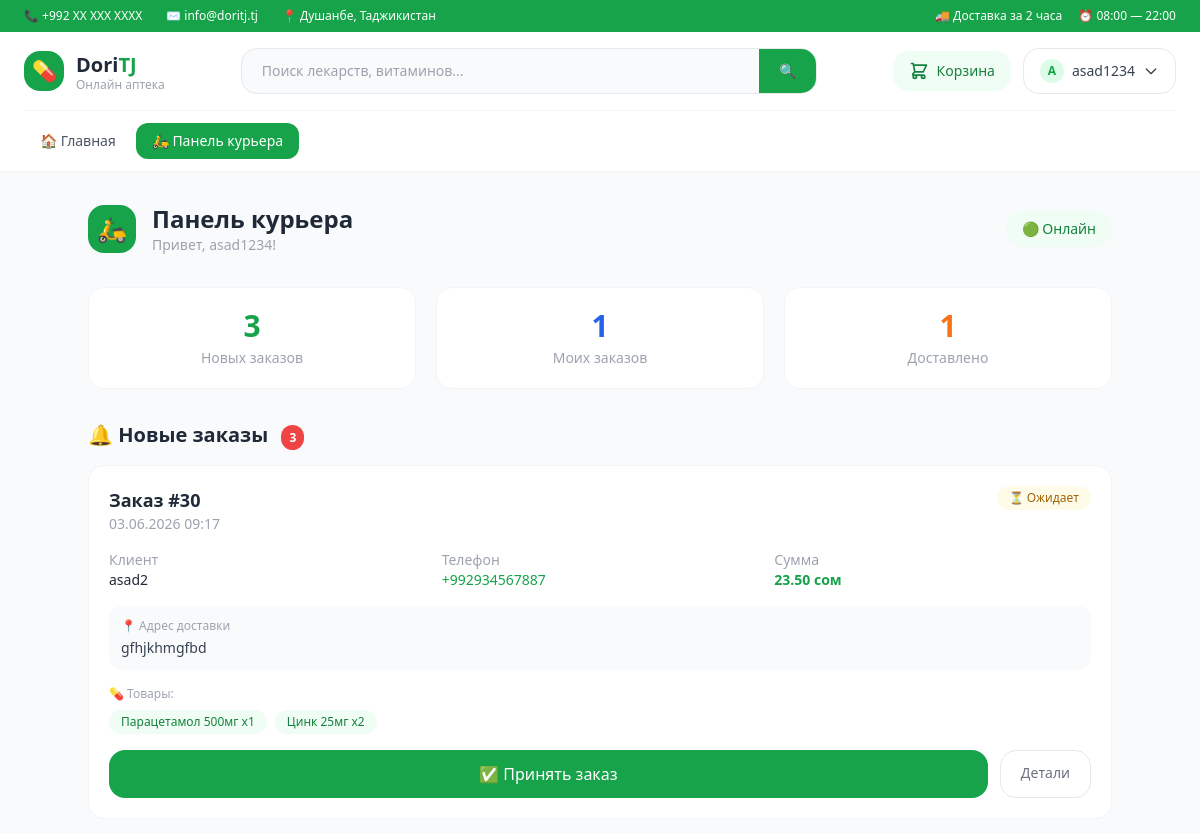
Page /orders/courier-dashboard/ (signed in, upper part) on the earlier database version.
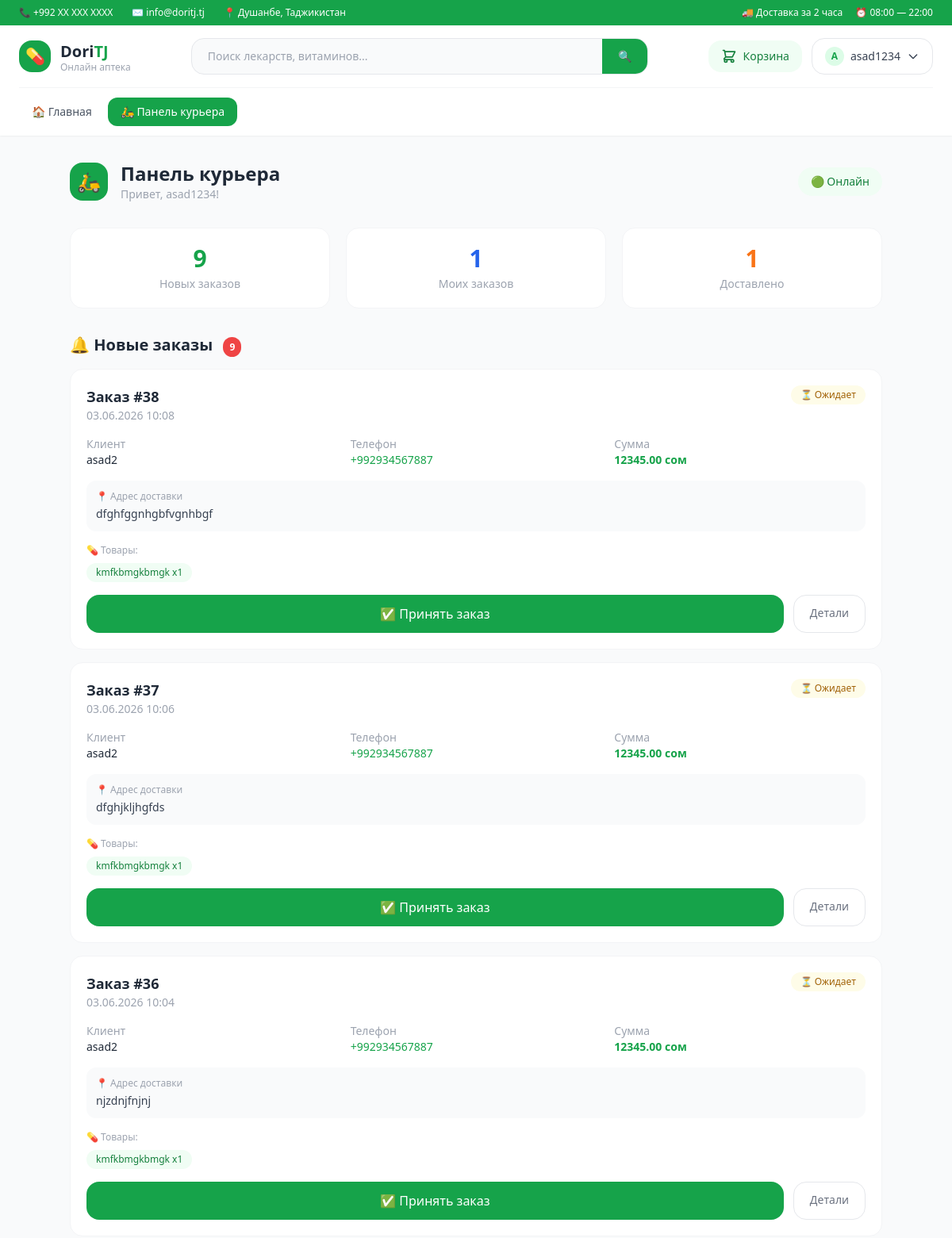
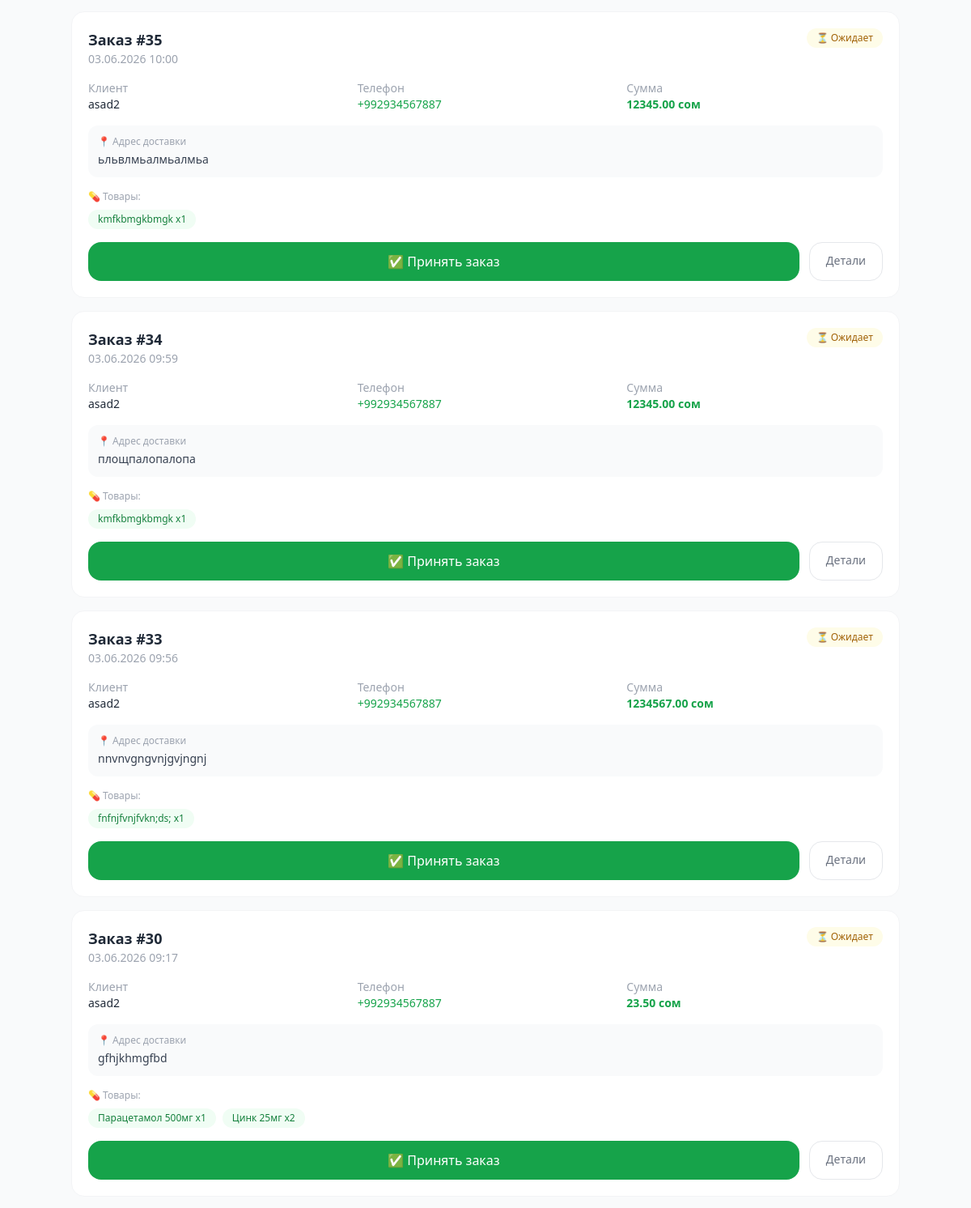
Same page on the later database version (2 pictures, top to bottom).
### orders/models.py (models this page shows, shortened)
class Order(models.Model):
    STATUS_CHOICES = [
        ('pending', 'Ожидает'),
        ('confirmed', 'Подтверждён'),
        ('delivering', 'Доставляется'),
        ('done', 'Выполнен'),
        ('cancelled', 'Отменён'),
    ]
    PAYMENT_CHOICES = [
        ('cash', 'Наличными'),
        ('card', 'Картой'),
    ]
    user = models.ForeignKey(settings.AUTH_USER_MODEL, on_delete=models.CASCADE)
    address = models.TextField()
    status = models.CharField(max_length=20, choices=STATUS_CHOICES, default='pending')
    total = models.DecimalField(max_digits=10, decimal_places=2)
    prescription = models.ImageField(upload_to='prescriptions/', blank=True, null=True)
    created_at = models.DateTimeField(auto_now_add=True)
    courier_token = models.CharField(max_length=64, blank=True)
    payment_method = models.CharField(
        max_length=10,
        choices=PAYMENT_CHOICES,
        default='cash'
    )

class OrderItem(models.Model):
    order = models.ForeignKey(Order, on_delete=models.CASCADE)
    product = models.ForeignKey(Product, on_delete=models.CASCADE)
    quantity = models.PositiveIntegerField()
    price = models.DecimalField(max_digits=10, decimal_places=2)

### accounts/models.py (models this page shows, shortened)
class User(AbstractUser):
    phone = models.CharField(max_length=20, blank=True)
    address = models.TextField(blank=True)
    birth_date = models.DateField(null=True, blank=True)
    avatar = models.ImageField(upload_to='avatars/', blank=True)
    age = models.PositiveIntegerField(null=True, blank=True)
    is_courier = models.BooleanField(default=False)
    is_manager = models.BooleanField(default=False)

### products/models.py (models this page shows, shortened)
class Product(models.Model):
    category = models.ForeignKey(Category, on_delete=models.CASCADE)
    manufacturer = models.ForeignKey(Manufacturer, on_delete=models.SET_NULL, null=True)
    name = models.CharField(max_length=200)
    description = models.TextField(blank=True)
    price = models.DecimalField(max_digits=10, decimal_places=2)
    stock = models.PositiveIntegerField(default=0)
    image = models.ImageField(upload_to='products/', blank=True, null=True)
    is_prescription = models.BooleanField(default=False)
    active_substance = models.CharField(max_length=200, blank=True)
    created_at = models.DateTimeField(auto_now_add=True)
    is_deleted = models.BooleanField(default=False)

### orders/views.py (the view)
# urls.py: path('courier-dashboard/', views.courier_dashboard, name='courier_dashboard'),
@login_required
def courier_dashboard(request):
    if not request.user.is_courier:
        return redirect('home')
    pending_orders = Order.objects.filter(
        status='pending'
    ).order_by('-created_at')
    my_orders = Order.objects.filter(
        assigned_courier__user=request.user
    ).order_by('-created_at')
    return render(request, 'courier_dashboard.html', {
        'pending_orders': pending_orders,
        'my_orders': my_orders,
    })

### accounts/backend.py (called while the page is built)
    def get_user(self, user_id):
        try:
            return User.objects.get(pk=user_id)
        except User.DoesNotExist:
            return None

### templates/courier_dashboard.html (shortened to what the changed rows need)
{% extends 'base.html' %}
{% block content %}
<div class="max-w-5xl mx-auto">
    <div class="flex items-center justify-between mb-8">
        <div class="flex items-center gap-4">
            <div>
                <h1 class="text-2xl font-bold text-gray-800">Панель курьера</h1>
            </div>
        </div>
    </div>
    <div class="grid grid-cols-3 gap-5 mb-8">
        <div class="bg-white rounded-2xl border border-gray-100 p-5 text-center">
            <p class="text-3xl font-bold text-green-600">{{ pending_orders|length }}</p>
            <p class="text-gray-400 text-sm mt-1">Новых заказов</p>
        </div>
    </div>
    <div class="mb-8">
        <h2 class="text-xl font-bold text-gray-800 mb-4">
            🔔 Новые заказы
            {% if pending_orders %}
            <span class="bg-red-500 text-white text-xs px-2 py-1 rounded-full ml-2">
                {{ pending_orders|length }}
            </span>
            {% endif %}
        </h2>
        {% if pending_orders %}
        <div class="space-y-4">
            {% for order in pending_orders %}
            <div class="bg-white rounded-2xl border border-gray-100 p-5 hover:shadow-md transition">
                <div class="flex items-start justify-between mb-4">
                    <div>
                        <h3 class="font-bold text-gray-800 text-lg">Заказ #{{ order.pk }}</h3>
                        <p class="text-gray-400 text-sm">{{ order.created_at|date:"d.m.Y H:i" }}</p>
                    </div>
                    <span class="bg-yellow-50 text-yellow-700 px-3 py-1 rounded-full text-xs font-medium">
                        ⏳ Ожидает
                    </span>
                </div>
                <div class="grid grid-cols-3 gap-4 mb-4 text-sm">
                    <div>
                        <p class="text-gray-400">Клиент</p>
                        <p class="font-medium">{{ order.user.username }}</p>
                    </div>
                    <div>
                        <p class="text-gray-400">Телефон</p>
                        <p class="font-medium text-green-600">{{ order.user.phone }}</p>
                    </div>
                    <div>
                        <p class="text-gray-400">Сумма</p>
                        <p class="font-bold text-green-600">{{ order.total }} сом</p>
                    </div>
                </div>
                <div class="bg-gray-50 rounded-xl p-3 mb-4">
                    <p class="text-gray-400 text-xs mb-1">📍 Адрес доставки</p>
                    <p class="font-medium text-gray-700 text-sm">{{ order.address }}</p>
                </div>
                <div class="mb-4">
                    <p class="text-gray-400 text-xs mb-2">💊 Товары:</p>
                    <div class="flex flex-wrap gap-2">
                        {% for item in order.orderitem_set.all %}
                        <span class="bg-green-50 text-green-700 text-xs px-3 py-1 rounded-full">
                            {{ item.product.name }} x{{ item.quantity }}
                        </span>
                        {% endfor %}
                    </div>
                </div>
                <div class="flex gap-3">
                    <a href="{% url 'courier_take_order' order.pk %}"
                       class="flex-1 text-center bg-green-600 text-white py-3 rounded-2xl hover:bg-green-700 transition font-medium">
                        ✅ Принять заказ
                    </a>
                    <a href="{% url 'order_detail' order.pk %}"
                       class="px-5 py-3 border border-gray-200 rounded-2xl text-gray-500 hover:border-green-400 hover:text-green-600 transition text-sm">
                        Детали
                    </a>
                </div>
            </div>
            {% endfor %}
        </div>
        {% else %}
        <div class="bg-white rounded-2xl border border-gray-100 p-12 text-center">
            <div class="text-5xl mb-3">📭</div>
            <p class="text-gray-400">Новых заказов пока нет</p>
        </div>
        {% endif %}
    </div>
</div>
{% endblock %}

Differences in the rows shown:
added Order: pk "38", created_at "03.06.2026 10:08", user.username "asad2", user.phone "+992934567887", total "12345.00", address "dfghfggnhgbfvgnhbgf"
added OrderItem: product.name "kmfkbmgkbmgk", quantity "1", shown under "38"
added Order: pk "37", created_at "03.06.2026 10:06", user.username "asad2", user.phone "+992934567887", total "12345.00", address "dfghjkljhgfds"
added OrderItem: product.name "kmfkbmgkbmgk", quantity "1", shown under "37"
added Order: pk "36", created_at "03.06.2026 10:04", user.username "asad2", user.phone "+992934567887", total "12345.00", address "njzdnjfnjnj"
added OrderItem: product.name "kmfkbmgkbmgk", quantity "1", shown under "36"
added Order: pk "35", created_at "03.06.2026 10:00", user.username "asad2", user.phone "+992934567887", total "12345.00", address "ьльвлмьалмьалмьа"
added OrderItem: product.name "kmfkbmgkbmgk", quantity "1", shown under "35"
added Order: pk "34", created_at "03.06.2026 09:59", user.username "asad2", user.phone "+992934567887", total "12345.00", address "площпалопалопа"
added OrderItem: product.name "kmfkbmgkbmgk", quantity "1", shown under "34"
added Order: pk "33", created_at "03.06.2026 09:56", user.username "asad2", user.phone "+992934567887", total "1234567.00", address "nnvnvgngvnjgvjngnj"
added OrderItem: product.name "fnfnjfvnjfvkn;ds;", quantity "1", shown under "33"
Other differences:
{{ pending_orders|length }}: "3" → "9"
